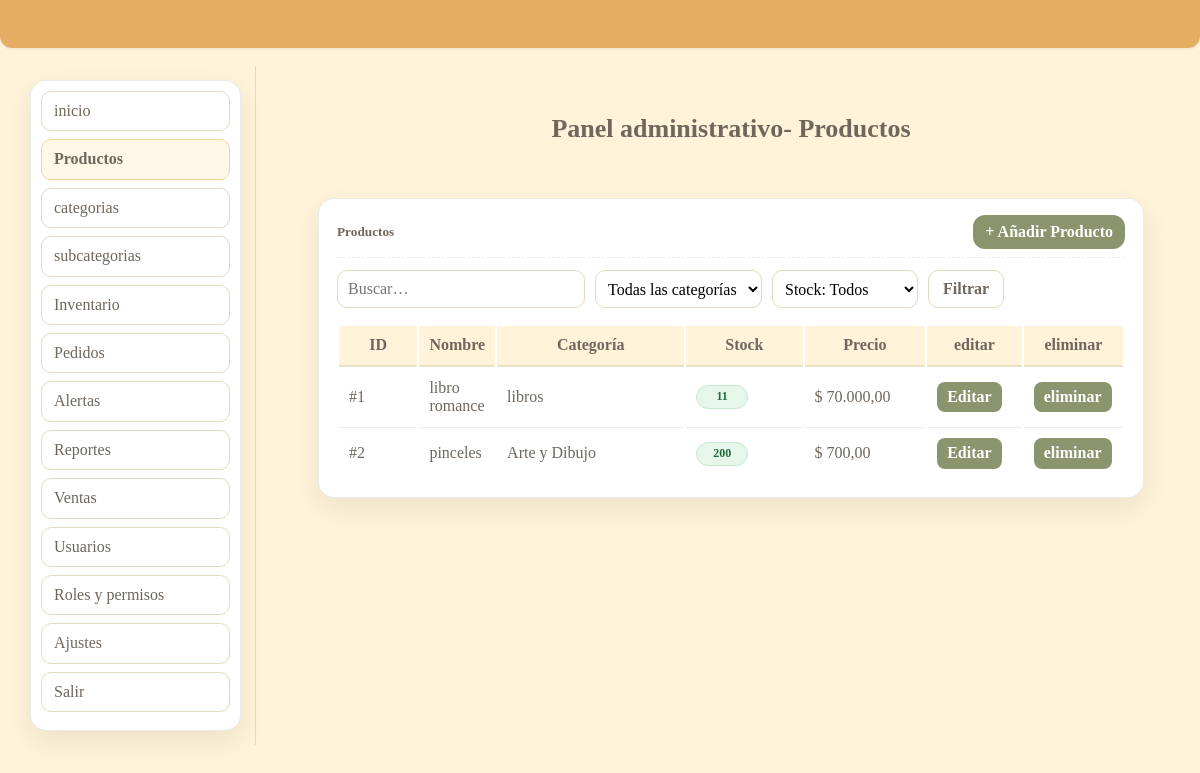
The app's page /admin/productos/index.php (signed in) with its own data.
### tables this page shows
CREATE TABLE `producto` (
  `id_producto` int(10) UNSIGNED NOT NULL,
  `nombre` varchar(200) NOT NULL,
  `descripcion` varchar(400) DEFAULT NULL,
  `codigo` varchar(64) DEFAULT NULL,
  `precio_compra` decimal(12,2) NOT NULL DEFAULT 0.00,
  `precio_venta` decimal(12,2) NOT NULL DEFAULT 0.00,
  `ubicacion` varchar(255) NOT NULL,
  `id_subcategoria` smallint(5) UNSIGNED NOT NULL,
  `id_proveedor` int(10) UNSIGNED DEFAULT NULL,
  `activo` tinyint(1) NOT NULL DEFAULT 1,
  `creado_en` datetime NOT NULL DEFAULT current_timestamp(),
  `actualizado_en` datetime DEFAULT NULL ON UPDATE current_timestamp()
);

### admin/productos/index.php (the view, shortened to what this page needs)
<?php
include(__DIR__ . '/../../includes/db.php');
$HAS_ACL = file_exists(__DIR__ . '/../includes/acl.php');
if ($HAS_ACL) {
  require_once __DIR__ . '/../includes/acl.php';
} else {
  if (!function_exists('can')) { function can($k){ return true; } }
}
$q       = trim($_GET['q'] ?? '');
$page    = max(1, (int)($_GET['page'] ?? 1));
$perPage = 15;
$offset  = ($page - 1) * $perPage;
$baseFrom = "
  FROM producto p
  LEFT JOIN subcategoria sc ON sc.id_subcategoria = p.id_subcategoria
  LEFT JOIN categoria c     ON c.id_categoria     = sc.id_categoria
  LEFT JOIN inventario i    ON i.id_producto      = p.id_producto
";
$where = []; $params = []; $types = '';
$whereSql = $where ? ('WHERE '.implode(' AND ', $where)) : '';
$having = [];
$havingSql = $having ? ('HAVING '.implode(' AND ', $having)) : '';
$sqlList = "
  SELECT
    p.id_producto,
    p.nombre,
    c.nombre AS categoria,
    COALESCE(SUM(i.stock_actual),0) AS stock_total,
    COALESCE(MIN(i.stock_minimo),0) AS stock_min,
    p.precio_venta
  $baseFrom
  $whereSql
  GROUP BY p.id_producto, p.nombre, categoria, p.precio_venta
  $havingSql
  ORDER BY p.nombre ASC
  LIMIT ? OFFSET ?
";
$typesList  = $types.'ii';
$paramsList = $params; $paramsList[] = $perPage; $paramsList[] = $offset;
$st = $conexion->prepare($sqlList);
$st->bind_param($typesList, ...$paramsList);
$st->execute();
$rows = $st->get_result()->fetch_all(MYSQLI_ASSOC);
function h($s){ return htmlspecialchars((string)$s, ENT_QUOTES, 'UTF-8'); }
?>
<!doctype html>
<html lang="es">
<head>
  <link rel="stylesheet" href="https://cdnjs.cloudflare.com/ajax/libs/normalize/8.0.1/normalize.min.css">
  <link rel="stylesheet" href="https://cdnjs.cloudflare.com/ajax/libs/skeleton/2.0.4/skeleton.min.css">
  <link rel="stylesheet" href="/libreria_lapicito/css/style.css">
</head>
<body>
  <div class="barra"></div>
    <div class="prod-shell">
    <aside class="prod-side">
      <ul class="prod-nav">
        <li><a href="/libreria_lapicito/admin/index.php">inicio</a></li>
        <?php if (can('productos.ver')): ?>
        <li><a  class="active" href="/libreria_lapicito/admin/productos/">Productos</a></li>
        <?php endif; ?>
        <li><a href="/libreria_lapicito/admin/categorias/">categorias</a></li>
        <?php if (can('inventario.ver')): ?>
           <li><a href="/libreria_lapicito/admin/subcategorias/">subcategorias</a></li>
        <li><a href="/libreria_lapicito/admin/inventario/">Inventario</a></li>
        <?php endif; ?>
        <?php if (can('pedidos.aprobar')): ?>
        <li><a href="/libreria_lapicito/admin/pedidos/">Pedidos</a></li>
        <?php endif; ?>
        <?php if (can('alertas.ver')): ?>
        <li><a href="/libreria_lapicito/admin/alertas/">Alertas</a></li>
        <?php endif; ?>
        <?php if (can('reportes.detallados') || can('reportes.simple')): ?>
        <li><a href="/libreria_lapicito/admin/reportes/">Reportes</a></li>
        <?php endif; ?>
         <?php if (can('ventas.rapidas')): ?>
        <li><a href="/libreria_lapicito/admin/ventas/">Ventas</a></li>
        <?php endif; ?>
        <?php if (can('usuarios.gestionar') || can('usuarios.crear_empleado')): ?>
        <li><a href="/libreria_lapicito/admin/usuarios/">Usuarios</a></li>
        <?php endif; ?>
        <?php if (can('usuarios.gestionar')): ?>
        <li><a href="/libreria_lapicito/admin/roles/">Roles y permisos</a></li>
        <?php endif; ?>
        <li><a href="/libreria_lapicito/admin/ajustes/">Ajustes</a></li>
        <li><a href="/libreria_lapicito/admin/logout.php">Salir</a></li>
      </ul>
    </aside>
    <main class="prod-main">
      <div class="inv-title">Panel administrativo- Productos</div>
    <main class="prod-main">
      <div class="prod-card">
        <div class="prod-head">
          <h5>Productos</h5>
          <a class="btn-add" href="/libreria_lapicito/admin/productos/crear.php">+ Añadir Producto</a>
        </div>
        <form class="prod-filters" method="get">
          <input
            class="input-search"
            type="text"
            name="q"
            value="<?= h($q) ?>"
            placeholder="Buscar…">
          <select name="cat">
            <option value="0">Todas las categorías</option>
          </select>
          <select name="stock">
            <option value="">Stock: Todos</option>
          </select>
          <button class="btn-filter" type="submit">Filtrar</button>
        </form>
        <div class="table-wrap">
          <table class="u-full-width">
            <thead>
              <tr>
                <th style="width:80px">ID</th>
                <th>Nombre</th>
                <th style="width:220px">Categoría</th>
                <th style="width:120px">Stock</th>
                <th style="width:120px">Precio</th>
                <th style="width:80px">editar</th>
               <th style="width:80px">eliminar</th>
              </tr>
            </thead>
            <tbody>
              <?php foreach($rows as $r): ?>
                <tr>
                  <td>#<?= (int)$r['id_producto'] ?></td>
                  <td><?= h($r['nombre']) ?></td>
                  <td><?= h($r['categoria'] ?? '—') ?></td>
                  <td>
                    <?php
                      $stT = (int)$r['stock_total'];
                      $min = (int)$r['stock_min'];
                      if ($stT <= 0) {
                        echo '<span class="badge no">0</span>';
                      } elseif ($stT <= $min) {
                        echo '<span class="badge no">'.$stT.' (min '.$min.')</span>';
                      } else {
                        echo '<span class="badge ok">'.$stT.'</span>';
                      }
                    ?>
                  </td>
                  <td>$ <?= number_format((float)($r['precio_venta'] ?? 0), 2, ',', '.') ?></td>
                  <td>
                    <a class="btn-sm" href="/libreria_lapicito/admin/productos/editar.php?id=<?= (int)$r['id_producto'] ?>">
                      Editar
                    </a>
                  </td>
                    <td>
                    <a class="btn-sm" href="/libreria_lapicito/admin/productos/eliminar.php?id=<?= (int)$r['id_producto'] ?>">
                     eliminar
                    </a>
                  </td>
                </tr>
              <?php endforeach; ?>
            </tbody>
          </table>
        </div>
      </div>
    </main>
  </div>
</body>
</html>

### records on screen
producto: id_producto "1", nombre "libro romance", categoria "libros", stT "11", precio_venta "70.000,00"
producto: id_producto "2", nombre "pinceles", categoria "Arte y Dibujo", stT "200", precio_venta "700,00"
